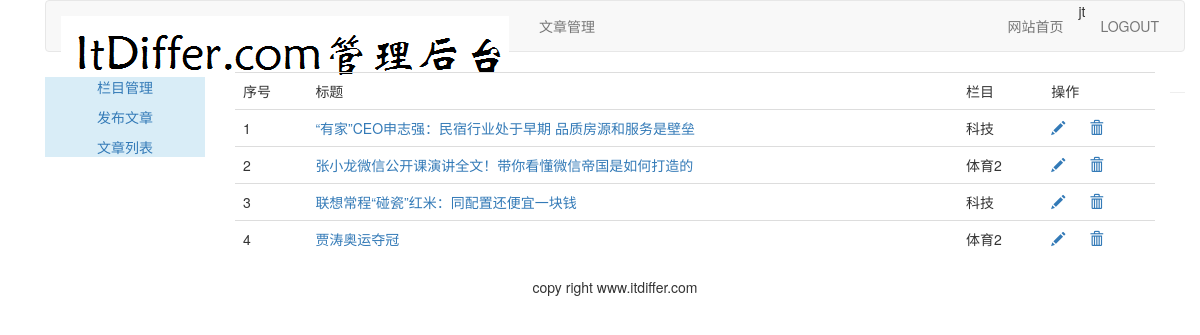
/article/article-list/ (signed in), run on an earlier commit of the app's database.
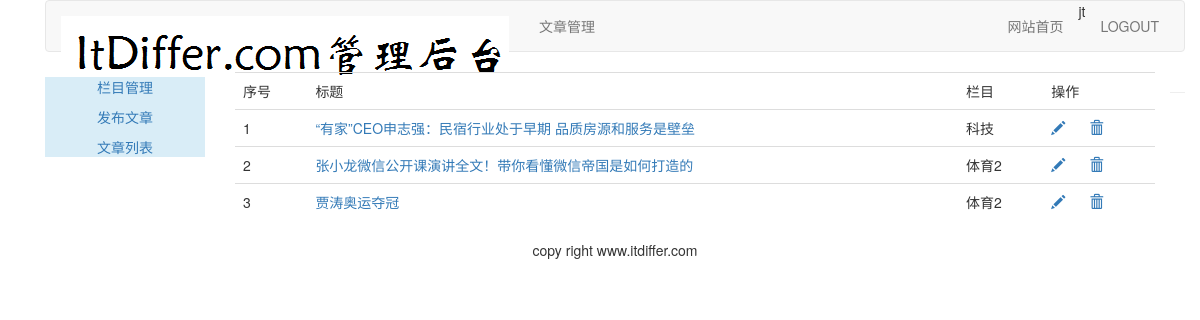
And on a later commit of the database.
### article/models.py (models this page shows, shortened)
class ArticlePost(models.Model):
    author = models.ForeignKey(User, related_name="article", on_delete=models.CASCADE)
    title = models.CharField(max_length=200)
    slug = models.SlugField(max_length=500)
    column = models.ForeignKey(ArticleColumn, related_name="article_column", on_delete=models.CASCADE)
    body = models.TextField()
    created = models.DateTimeField(default=timezone.now())
    updated = models.DateTimeField(auto_now=True)
    class Meta:
        ordering = ("title",)
        index_together = (('id', 'slug'),)
    def get_absolute_url(self):
        return reverse("article:article_detail", args=[self.id, self.slug])

class ArticleColumn(models.Model):
    user = models.ForeignKey(User, related_name="article_column", on_delete=models.CASCADE)
    column = models.CharField(max_length=200)
    created = models.DateField(auto_now_add=True)
    def __str__(self):
        return self.column

### article/views.py (the view)
@login_required(login_url="/account/login")
def article_list(request):
    articles = ArticlePost.objects.filter(author=request.user)
    return render(request, "article/column/article_list.html", {"articles": articles})

### templates/article/column/article_list.html (shortened to what this page needs)
{% extends "article/base.html" %}
{% load staticfiles %}
{% block content %}
<div>
    <table class="table table-hover">
        <tr>
            <td>序号</td>
            <td>标题</td>
            <td>栏目</td>
            <td>操作</td>
        </tr>
        {% for article in articles %}
        <tr id="{{article.id}}">
            <td>{{ forloop.counter }}</td>
            <td><a href="{{ article.get_absolute_url }}">{{ article.title }}</a></td>
            <td>{{ article.column }}</td>
            <td>
                <a name="edit" href="{% url 'article:edit_article' article.id %}">
                    <span class="glyphicon glyphicon-pencil"></span>
                </a>
                <a name="delete" href="javascript:" onclick="del_article(this,{{article.id}})">
                    <span class="glyphicon glyphicon-trash" style="margin-left:20px;"></span>
                </a>
            </td>
        </tr>
        {% empty %}
        <p>还没有设置栏目，太懒了</p>
        {% endfor %}
    </table>
</div>
{% endblock %}

### templates/article/base.html (shortened to what this page needs)
{% load staticfiles %}
<!DOCTYPE html>
<html lang="zh-cn">
<head>
    <link rel="stylesheet" href="{% static 'css/bootstrap.css' %}">
</head>
<body>
<div class="container">
    {% include "article/header.html" %}
    <div class="col-md-2">
        {% include "article/leftslider.html" %}
    </div>
    <div class="col-md-10">
        {% block content %}{% endblock %}
    </div>
    {% include "footer.html" %}
</div>
</body>
</html>

### templates/article/header.html
{% load staticfiles %}
<div class="container">
    <nav class="navbar navbar-default" role="navigation">
        <div class="navbar-header">
            <a class="navbar-brand" href="http://www.itdiffer.com">
                <img src="{% static '/images/backlogo.png' %}">
            </a>
        </div>
        <div>
            <ul class="nav navbar-nav" role="tablist">
                <li><a href="{% url 'article:article_column' %}">文章管理</a></li>
            </ul>
            <ul class="nav navbar-nav navbar-right" style="margin-right:10px">
                <li><a href="{% url 'blog:blog_title' %}">网站首页</a></li>
                <li><span>{{ user.username }}</span></li>
                <li><a href="{% url 'account:user_logout' %}">LOGOUT</a></li>
            </ul>
        </div>
    </nav>
</div>

### templates/article/leftslider.html
<div class="bg-info">
    <div class="text-center" style="margin-top:5px">
        <p><a href="{% url 'article:article_column' %}">栏目管理</a></p>
        <p><a href="{% url 'article:article_post' %}">发布文章</a></p>
        <p><a href="{% url 'article:article_list' %}">文章列表</a></p>
    </div>
</div>

### templates/footer.html
<div class="container">
    <hr>
    <p class="text-center">copy right www.itdiffer.com</p>
</div>

What changed in the data, as far as the page shows it:
removed ArticlePost: title "联想常程“碰瓷”红米：同配置还便宜一块钱", column "科技"
